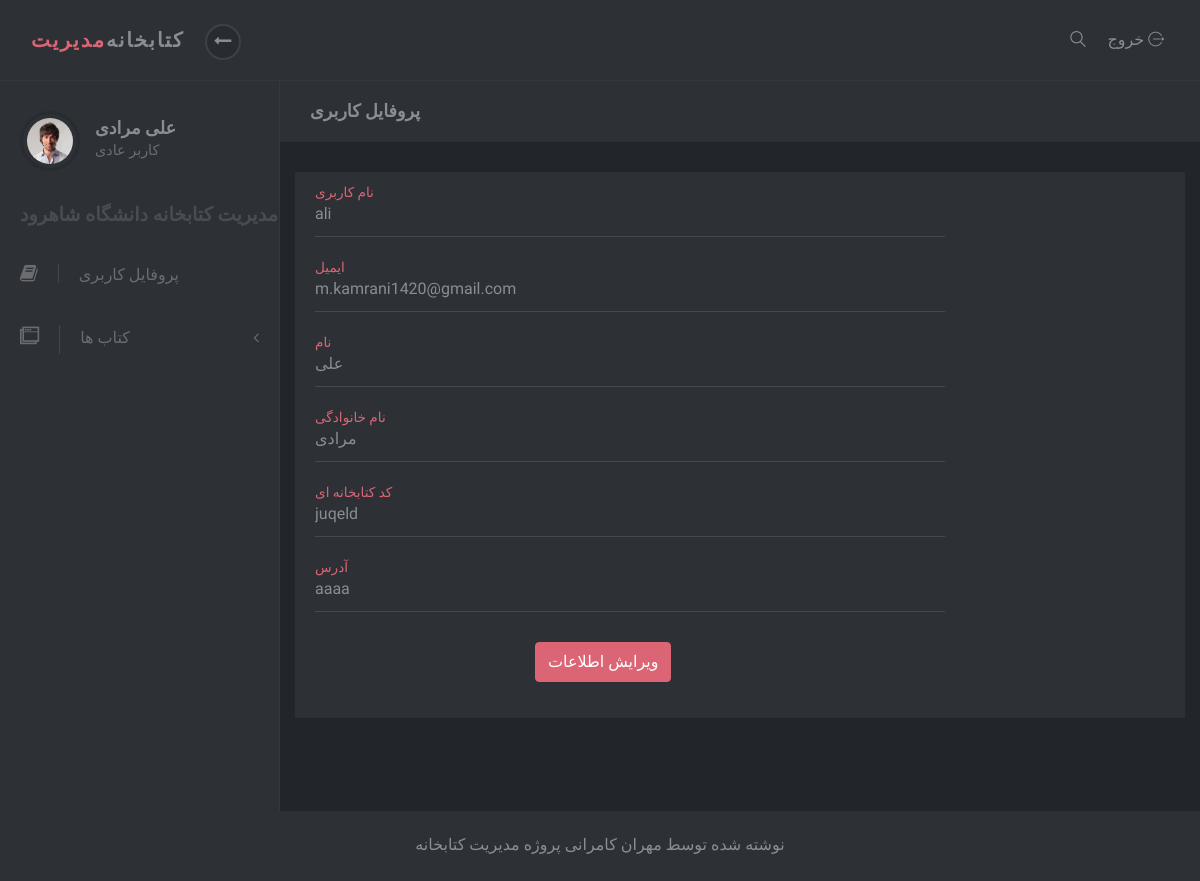
Before: /account/profile (signed in) with the older database file.
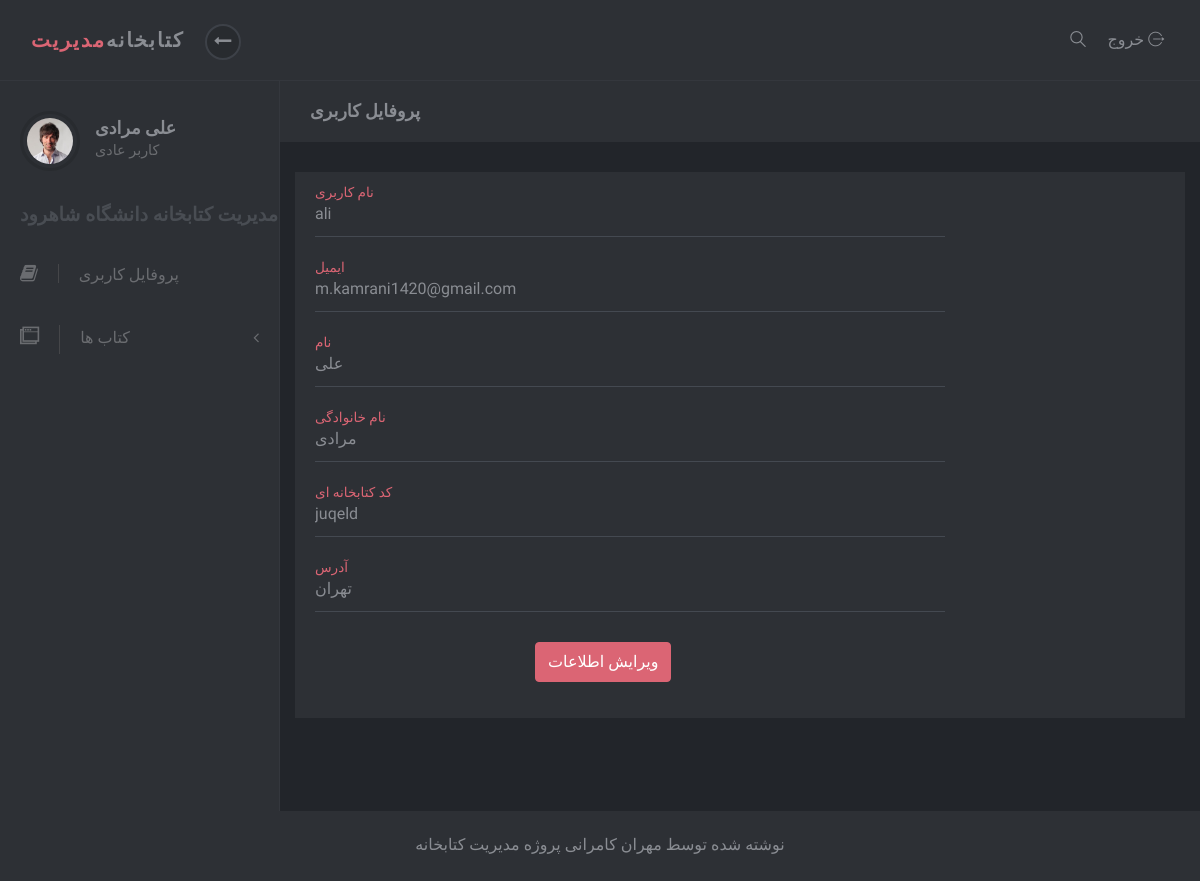
After: the same page with the newer database file.
### account/models.py (models this page shows)
class User(AbstractUser):
	email = models.EmailField(unique=True, verbose_name='ایمیل')
	slug = models.SlugField(unique=True, blank=True, verbose_name="کد کاربر")
	address=models.CharField(default='aaaa',max_length=200,verbose_name='آدرس')

### account/views.py (the view)
# urls.py: path('profile',Profile.as_view(),name='profile'),
class Profile(LoginRequiredMixin, UpdateView):
    model = User
    form_class = ProfileForm
    template_name = "registrations/profile.html"
    success_url = reverse_lazy("account:profile")
    def get_object(self, queryset=None):
        return User.objects.get(pk=self.request.user.pk)
    def get_form_kwargs(self):
        kwargs = super(Profile, self).get_form_kwargs()
        kwargs.update({
            'user': self.request.user
        })
        return kwargs

### account/forms.py
class ProfileForm(forms.ModelForm):
    def __init__(self,*args,**kwargs):
        user=kwargs.pop('user')
        super(ProfileForm,self).__init__(*args,**kwargs)
        if not user.is_superuser:
            self.fields['username'].disabled=True
            self.fields['email'].disabled=True
            self.fields['slug'].disabled=True
        self.fields['username'].help_text='نام کاربری خود در هنگام ثبت نام وارد شده و قابل تغییر نیست'
        self.fields['slug'].help_text='کد کاربری کتابخانه ای را از مدیر کتابخانه طلب کنید'
    class Meta:
        model=User
        fields = ['username', 'email', 'first_name', 'last_name', 'slug', 'address']

### templates/registrations/profile.html (shortened to what this page needs)
{% extends 'registrations/base.html' %}
{% load static %}
{% load widget_tweaks %}
{% load crispy_forms_tags %}
{% block code %}
    <div class="page-content">
        <div class="page-header">
            <div class="container-fluid">
                <h2 class="h5 no-margin-bottom">پروفایل کاربری</h2>
            </div>
        </div>
        <div class="col-lg-12">
            <div class="block">
                <div class="block-body">
                    <form class="form-horizontal" method="post" enctype="multipart/form-data">
                        <div class="row">
                            <div class="col-sm-9">
                                <div class="form-group-material">
                                    {{ form.username|add_class:"input-material"|attr:"id:register-username name:registerUsername" }}
                                    <label for="register-username" class="label-material">نام کاربری</label>
                                </div>
                                <div class="form-group-material">
                                    {{ form.email|add_class:"input-material"|attr:"id:register-username name:registerUsername" }}
                                    <label for="register-username" class="label-material">ایمیل</label>
                                </div>
                                <div class="form-group-material">
                                    {{ form.first_name|add_class:"input-material"|attr:"id:register-username name:registerUsername" }}
                                    <label for="register-username" class="label-material">نام</label>
                                </div>
                                <div class="form-group-material">
                                    {{ form.last_name|add_class:"input-material"|attr:"id:register-username name:registerUsername" }}
                                    <label for="register-username" class="label-material">نام خانوادگی</label>
                                </div>
                                <div class="form-group-material">
                                    {{ form.slug|add_class:"input-material"|attr:"id:register-username name:registerUsername" }}
                                    <label for="register-username" class="label-material">کد کتابخانه ای</label>
                                </div>
                                <div class="form-group-material">
                                    {{ form.address|add_class:"input-material"|attr:"id:register-username name:registerUsername" }}
                                    <label for="register-username" class="label-material">آدرس</label>
                                </div>
                            </div>
                        </div>
                        <div class="form-group row">
                            <div class="col-sm-9 ml-auto">
                                <button type="submit" class="btn btn-primary">ویرایش اطلاعات</button>
                            </div>
                        </div>
                    </form>
                </div>
            </div>
        </div>
    </div>
{% endblock %}

### templates/registrations/sidebar.html (shortened to what this page needs)
{% load static %}
<nav id="sidebar">
    <div class="sidebar-header d-flex align-items-center">
        <div class="avatar"><img src="{% static 'adminlte/img/avatar-6.jpg' %}" alt="..."
                                 class="img-fluid rounded-circle"></div>
        <div class="title">
            <h1 class="h5">{{ request.user.get_full_name }}</h1>
            {% if request.user.is_superuser %}
                <p>مالک سایت</p>
            {% else %}
                <p>کاربر عادی</p>
            {% endif %}
        </div>
    </div>
    <span class="heading">مدیریت کتابخانه دانشگاه شاهرود</span>
    <ul class="list-unstyled">
        <li><a href="{% url 'account:profile' %}"><i class="fa fa-book"></i>پروفایل کاربری</a></li>
        <li>
            <a href="#exampledropdownDropdown" aria-expanded="false" data-toggle="collapse">
                <i class="icon-windows"></i>کتاب ها </a>
        </li>
</nav>

Changed rows visible on the page:
changed User "علی مرادی": address "aaaa" → "تهران"
